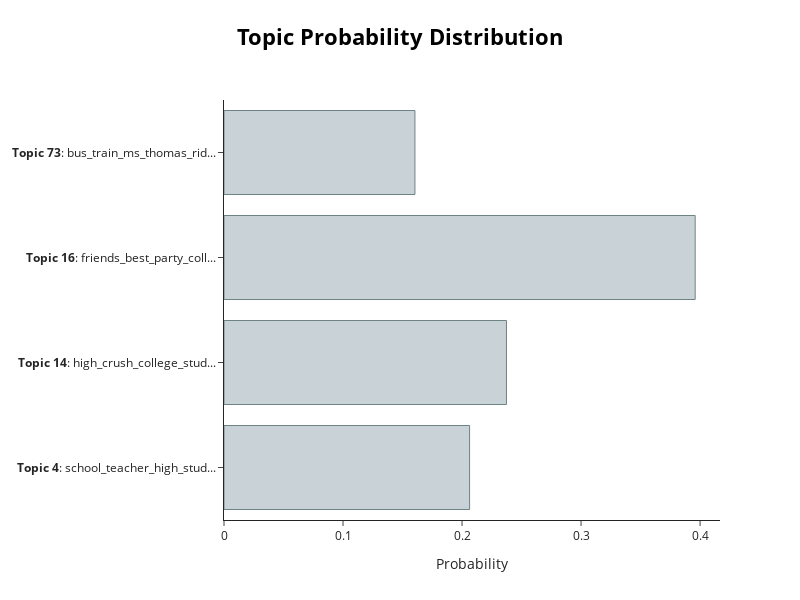

Source (notebook cell):
### Code cell
topic_multilabel.visualize_distribution(topic_distr[4])

### Figure 1 — Plotly figure (JSON) as saved in the notebook; plotly's stock layout.template omitted (floating-point values rounded to 4 significant figures)
{"data": [{"marker": {"color": "#C8D2D7", "line": {"color": "#6E8484", "width": 1}}, "orientation": "h", "type": "bar", "x": [0.2063, 0.2373, 0.3959, 0.1604], "y": ["<b>Topic 4</b>: school_teacher_high_stud...", "<b>Topic 14</b>: high_crush_college_stud...", "<b>Topic 16</b>: friends_best_party_coll...", "<b>Topic 73</b>: bus_train_ms_thomas_rid..."]}], "layout": {"height": 600, "hoverlabel": {"bgcolor": "white", "font": {"family": "Rockwell", "size": 16}}, "title": {"font": {"color": "Black", "size": 22}, "text": "<b>Topic Probability Distribution</b>", "x": 0.5, "xanchor": "center", "y": 0.95, "yanchor": "top"}, "width": 800, "xaxis": {"title": {"text": "Probability"}}}}
